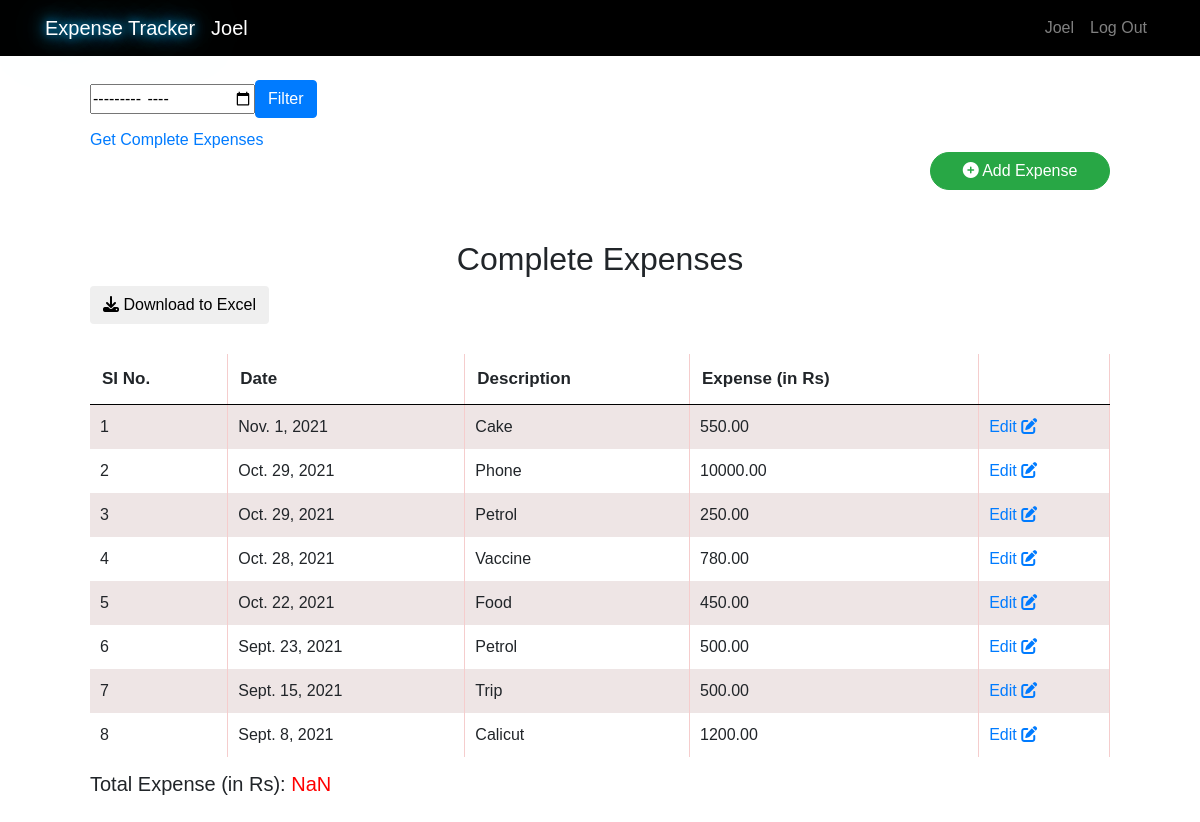
/?month=aggregate (signed in), run on the app's committed database.
### base/models.py (models this page shows, shortened)
class Expense(models.Model):
    user = models.ForeignKey(User, on_delete=models.CASCADE, related_name='expenses')
    expense = models.DecimalField(max_digits=20, decimal_places=2)
    description = models.TextField()
    Date = models.DateField(default=datetime.date.today())

### base/views.py (the view)
# urls.py: path('', views.index, name='index'),
@login_required
def index(request):
    if request.GET.get('month', None):
        month = request.GET['month']
        if month == 'aggregate':
            expenses = request.user.expenses.all().order_by('-Date')
            return render(request, 'index.html',{'expenses': expenses})
        year, month = month.split('-')
        print(month, year)
    else:
        day = datetime.date.today()
        month, year = day.month, day.year
    expenses = request.user.expenses.filter(Date__month = month, Date__year = year).order_by('-Date')
    return render(request, 'index.html',{'expenses': expenses, 'month':month, 'year':year})

### templates/index.html (shortened to what this page needs)
{% extends 'base.html' %}
{% block content %}
<div class="wrapper">
    <div class="container4">
    <div class="wrap2">
        <div class="filter-month">
            <form action="" method="get">
            <input type="month" value="{{year}}-{{month}}" name="month">
            <input type="submit" value="Filter" class="btn btn-primary" name="" id="">
        </form>
        </div>
    </div>
    <div class="filter-month" style="margin-bottom: 20px;">
    <a href="/?month=aggregate" >Get Complete Expenses  </a>
    <a href="{% url 'addexpense' %}" style="margin-left: auto;" class="btn btn-success custombtn">
        <i class="fas fa-plus-circle"></i> Add Expense
       </a>
    </div>
    <div style="margin-top: 50px;">
    {% if expenses %}
    {% if month %}
    <h2>Expenses in the month <span id="month">{{month}}</span>/<span id="year">{{year}}</span></h2>
    {% else %}
    <h2>Complete Expenses </h2>
    {% endif %}
    <button id="csvLink" class="btn btn-default download"> <i class="fas fa-download"></i>  Download to Excel </button>
    <div class="table-wrapper">
        <table>
            <tr>
                <th>SI No.</th>
                <th>Date</th>
                <th>Description</th>
                <th>Expense (in Rs)</th>
                <th></th>
            </tr>
    {% for item in expenses %}
    <tr class="entries" >
        <td class="si_no" ></td>
        <td>{{item.Date}}</td>
        <td class="cout" >{{item.description}}</td>
        <td class="total">{{item.expense}}</td>
        <td> <a title="Edit record" href="{% url 'editExp' pk=item.pk %}" class="edit" >Edit <i class="fas fa-edit"></i>  </a> </td>
    </tr>
    {% endfor %}
    </table>
    <h5 style="margin-top: 15px;">Total Expense (in Rs): <span id="total"></span> </h5>
</div>
    {% else %}
    <h2>You have no expenses </h2>
    {% endif %}
</div>
    </div>
</div>
{% endblock %}

### templates/base.html (shortened to what this page needs)
<!DOCTYPE html>
{% load staticfiles %}
<html lang="en">
<head>
    <link rel="stylesheet" href="https://maxcdn.bootstrapcdn.com/bootstrap/4.0.0/css/bootstrap.min.css">
    <link rel="stylesheet" href="{% static 'index.css' %}" >
</head>
<body>
    <nav class="navbar navbar-expand-lg fixed-top navbar-dark" style="background-color: black;" >
        <div class="container">
        <a class="navbar-brand brand" href="/">Expense Tracker</a>
        <a class="navbar-brand" id="username" href="#">{{ user.username }}</a>
        <div class="collapse navbar-collapse" id="navbarTogglerDemo02">
          <ul class="navbar-nav ml-auto mt-2 mt-lg-0">
            {% if user.is_authenticated %}
            <li class="nav-item">
              <a class="nav-link" href="#">{{ user.username }}</a>
            </li>
            <li class="nav-item">
              <a class="nav-link" href="{% url 'logout' %}">Log Out</a>
            </li>
            {% endif %}
          </ul>
        </div>
    </div>
      </nav>
    {% block content %}
    {% endblock %}
</body>
</html>

### static/index.css (style rules this page uses)
.wrapper { margin-top: 80px; }
.container4 { width: 85%; margin: auto; }
.brand { color: #fff; text-shadow: 0 0 10px #00b3ff, 0 0 20px #00b3ff, 0 0 40px #00b3ff, 0 0 80px #00b3ff, 0 0 120px #00b3ff }
.navbar { background-color: black; }
* { margin: 0; padding: 0; font-family: 'Poppins',sans-serif; }
table { border-collapse: collapse; width: 100%; }
.table-wrapper { margin-top: 30px; overflow-x:auto; margin-bottom: 40px; }
th, td { text-align: left; padding: 10px; border-right: 1px solid rgb(245, 205, 205); }
th { padding: 12px; font-size: 17px; border-bottom: 1px solid black; }
tr:nth-child(even) { background-color: #eee5e5; }
#total { color: red; }
h2, h3 { text-align: center; }
.filter-month form { display: flex; align-items: center; }
.wrap2 { margin-top: 30px; margin-bottom: 10px; display: flex; align-items: center; flex-wrap: wrap; }
.custombtn { display: block; margin-left: auto; border-radius: 20px; width: 180px; }

### data on the page
Expense: Date "Nov. 1, 2021", description "Cake", expense "550.00"
Expense: Date "Oct. 29, 2021", description "Phone", expense "10000.00"
Expense: Date "Oct. 29, 2021", description "Petrol", expense "250.00"
Expense: Date "Oct. 28, 2021", description "Vaccine", expense "780.00"
Expense: Date "Oct. 22, 2021", description "Food", expense "450.00"
Expense: Date "Sept. 23, 2021", description "Petrol", expense "500.00"
Expense: Date "Sept. 15, 2021", description "Trip", expense "500.00"
Expense: Date "Sept. 8, 2021", description "Calicut", expense "1200.00"

### other printed values
{{ user.username }} "Joel"
